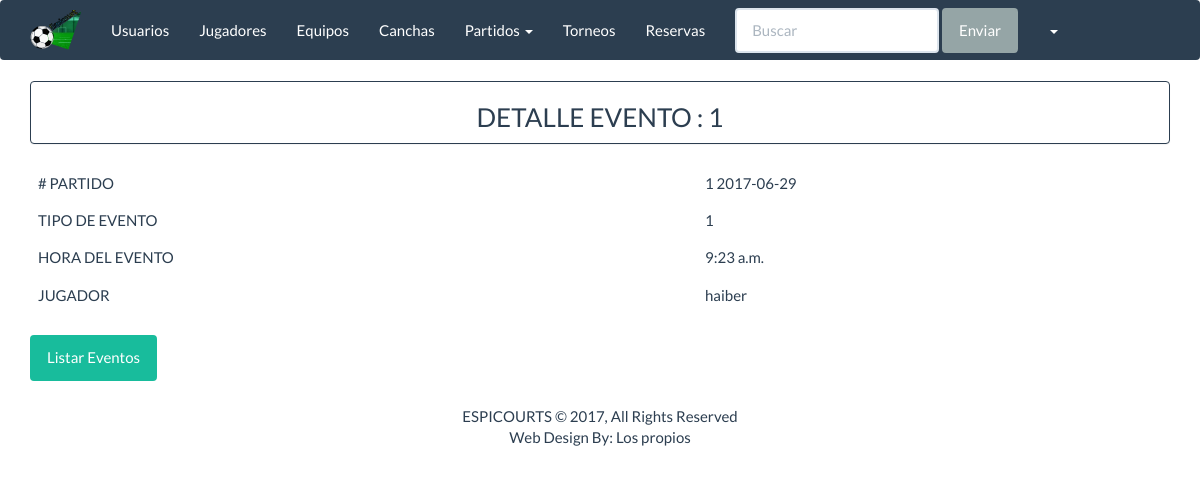
/espicourts/eventos_detalle/1/, run on the app's committed database.
### apps/inicio/models.py (models this page shows, shortened)
class EventoPartido(models.Model):
    partido=models.ForeignKey(Partido)
    eventos=((1,'Marcacion del gol'),(2,'Falta'),(3,'Tarjeta amarilla'),
             (4,'Tarjeta azul'),(5,'Tarjeta roja'),(6,'Cambio de jugador'))
    tipo_evento=models.SmallIntegerField(choices=eventos)
    hora_evento=models.TimeField()
    jugador=models.ForeignKey(User)
    class Meta:
        db_table='eventos_partido'

class Partido(models.Model):
    fecha_partido=models.DateField()
    hora_inicio=models.TimeField()
    hora_fin = models.TimeField(null=True,blank=True)
    tipos=((1,'Amistoso'),)
    tipo_partido=models.SmallIntegerField(choices=tipos)
    resultado=models.CharField('Resultado',max_length=30,null=True,blank=True)
    estados = ((1, 'No iniciado'), (2, 'En proceso'), (3, 'Finalizado'))
    estado_partido = models.SmallIntegerField(choices=estados)
    cancha=models.ForeignKey(Cancha)
    local=models.ForeignKey(Equipo,related_name='equipo_1',null=True)
    visitante=models.ForeignKey(Equipo,related_name='equipo_2',null=True)
    class Meta:
        db_table='partido'
    def __str__(self):
        return "%s %s" % (self.id,self.fecha_partido)

### apps/inicio/views.py (the view)
# urls.py: url(r'^eventos_detalle/(?P<pk>\d+)/$', DetalleEvento.as_view(), name='evento_detalle'),
class DetalleEvento(DetailView):
    model = EventoPartido
    template_name = "eventos_partido/evento_detalle.html"
    context_object_name = "detalle_evento"

### templates/eventos_partido/evento_detalle.html (shortened to what this page needs)
{% extends 'base/base.html' %}
{% block  content%}
<div class="panel panel-primary" align="center">
    <h3>DETALLE EVENTO :  {{ detalle_evento.id}}</h3>
</div>
<div class="table-responsive">
    <table class="table table-hover">
        <tbody>
            <tr>
                <td># PARTIDO</td>
                <td>{{ detalle_evento.partido}}</td>
            </tr>
            <tr>
                <td>TIPO DE EVENTO</td>
                <td>{{ detalle_evento.tipo_evento}}</td>
            </tr>
            <tr>
                <td>HORA DEL EVENTO</td>
                <td>{{ detalle_evento.hora_evento}}</td>
            </tr>
            <tr>
                <td>JUGADOR</td>
                <td>{{ detalle_evento.jugador}}</td>
            </tr>
        </tbody>
    </table>
    <a href="{% url 'espicourts:eventos_listar' %}" button class="btn btn-success"> Listar Eventos</a>
</div>
{% endblock %}

### data on the page
EventoPartido: id "1", partido "1 2017-06-29", tipo_evento "1", hora_evento "9:23 a.m.", jugador "haiber"
